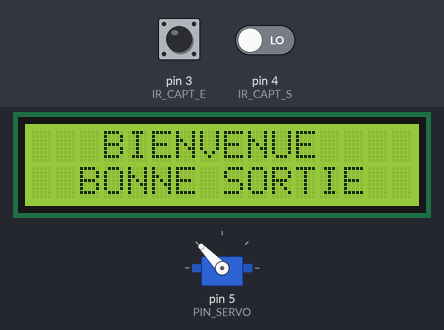
Bench run of a sketch on a simulated Arduino Uno, built with avr-gcc and run on an emulated ATmega328P. On the bench: 16×2 character LCD, servo. Inputs (shaded band) come from the test bench; at power-on: pin 3 (IR_CAPT_E) HIGH, pin 4 (IR_CAPT_S) LOW.

Above: at 0.56 s.
At 1.2 s:
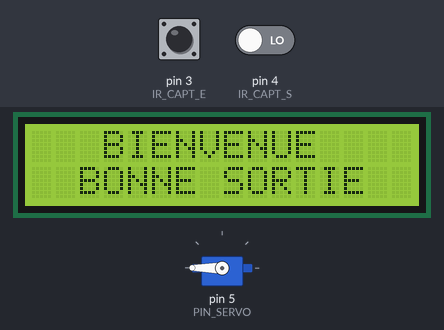
1.3 s: pin 3 (IR_CAPT_E) pulsed LOW 2 times (0.12 s each, 0.3 s apart)
At 3.8 s:
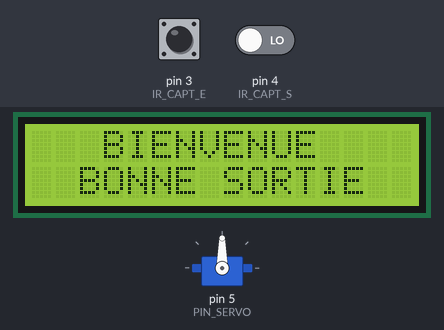
Timing chart, 0 to 6.3 s (numbered marks = the images above; inputs shaded):
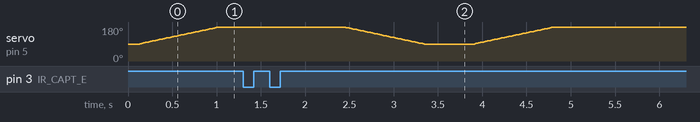

The sketch:

BARRIERE_AUTOMATIQUE.ino
```cpp
/**
 * e-mail : rachelsysteme@gmail.com
 * gitHub : https://github.com/RS-malik-el
 * Donation : paypal.me/RachelSysteme
 *
 * @AUTEUR : RACHEL SYSTEME
 * DATE : 21/12/2022
 *
 * @Board : Arduino Uno
 *
 * Barrière automatique
 *
*/

#include <LiquidCrystal_I2C.h>
#include <Servo.h>

#define PIN_SERVO 5 // Pin connecté au servomoteur
#define IR_CAPT_E 3 // Pin capteur IR à l'entrée
#define IR_CAPT_S 4 // Pin capteur IR à la sortie

#define ATTENTE   10    // Attente après chaque incrémentation
#define DETECTION LOW   // Capteur actif si LOW
#define HAUT 	  180   // Angle servomoteur (porte ouverte)
#define BAS 	  90    // Angle servomoteur (porte fermer)
#define OPEN 	  false // Constante porte fermé
#define CLOSE     true  // Constante porte ouvert

// Déclaration des objets
LiquidCrystal_I2C lcd(0x27, 16, 2);
Servo servo;

// Prototypes des fonctions
void gestion_porte(const bool etat);   // Permet de positionner le servomoteur
void gestionES(const int pin_capteur); // Détermine si les 2 capteurs sont franchit

void setup(){
	// Configuration de l'écran LCD
	lcd.init();
	lcd.backlight();
	// Configuration servomoteur
	servo.attach(PIN_SERVO);
	servo.write(BAS);
	//Configuration pins
	pinMode(IR_CAPT_E, INPUT);
	pinMode(IR_CAPT_S, INPUT);
}

void loop(){
	// Affichage du message
	lcd.clear();
	lcd.setCursor(3,0);
	lcd.print("BIENVENUE");
	lcd.setCursor(2,1);
	lcd.print("PEAGE DE @RS");

	// Entrée
	if(digitalRead(IR_CAPT_E) == DETECTION && digitalRead(IR_CAPT_S) == not DETECTION){
		// Affichage du message
		lcd.clear();
		lcd.setCursor(3,0);
		lcd.print("BIENVENUE");
		lcd.setCursor(3,1); // positionnement du curseur
		lcd.print("BON ARRIVE");//BONNE SORTIE
		// Ouverture porte
		gestion_porte(OPEN);
		// Dectection si capteur IR 1 franchit
		gestionES(IR_CAPT_S);
		// Fermeture porte
		gestion_porte(CLOSE);
	}// fin if

	// Sortie
	if(digitalRead(IR_CAPT_E) == not DETECTION && digitalRead(IR_CAPT_S) == DETECTION){
		// Affichage du message
		lcd.clear();
		lcd.setCursor(3,0);
		lcd.print("BIENVENUE");
		lcd.setCursor(2,1); // positionnement du curseur
		lcd.print("BONNE SORTIE");
		// Ouverture porte
		gestion_porte(OPEN);
		// Dectection si capteur IR 1 franchit
		gestionES(IR_CAPT_E);
		// Fermeture porte
		gestion_porte(CLOSE);
	}// fin if
	delay(500);
}

void gestion_porte(const bool etat){
	if(etat == OPEN){
		for (int i = servo.read(); i <= HAUT; ++i){
			servo.write(i);
			delay(ATTENTE);
		}
	}
	if (etat == CLOSE){
		for (int i = servo.read(); i >= BAS; --i){
			servo.write(i);
			delay(ATTENTE);
		}
	}
}

void gestionES(const int pin_capteur){
	while(digitalRead(pin_capteur) == not DETECTION){delay(ATTENTE);}
	while(digitalRead(pin_capteur) == DETECTION){delay(ATTENTE);}
	delay(1000);
}
```
